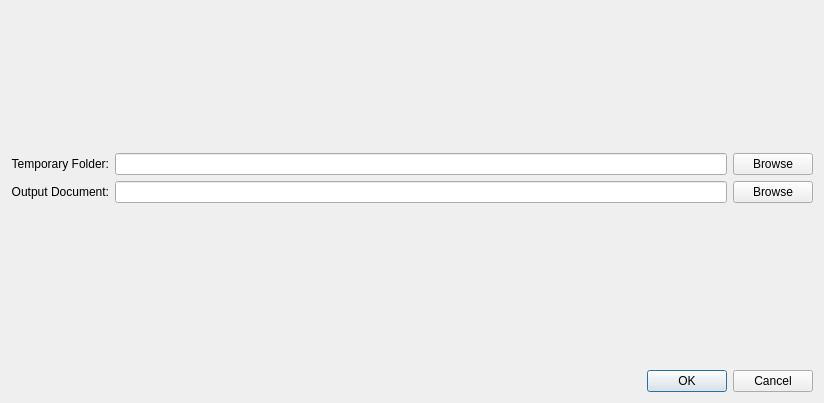
<?xml version="1.0" encoding="UTF-8"?>
<ui version="4.0">
 <class>dialog</class>
 <widget class="QDialog" name="dialog">
  <property name="geometry">
   <rect>
    <x>0</x>
    <y>0</y>
    <width>824</width>
    <height>403</height>
   </rect>
  </property>
  <property name="windowTitle">
   <string>Dialog</string>
  </property>
  <layout class="QVBoxLayout" name="verticalLayout">
   <item>
    <widget class="PresetsWidget" name="presetsWidget" native="true">
     <property name="sizePolicy">
      <sizepolicy hsizetype="Preferred" vsizetype="MinimumExpanding">
       <horstretch>0</horstretch>
       <verstretch>0</verstretch>
      </sizepolicy>
     </property>
    </widget>
   </item>
   <item>
    <spacer name="verticalSpacer1">
     <property name="orientation">
      <enum>Qt::Vertical</enum>
     </property>
     <property name="sizeType">
      <enum>QSizePolicy::Fixed</enum>
     </property>
     <property name="sizeHint" stdset="0">
      <size>
       <width>20</width>
       <height>20</height>
      </size>
     </property>
    </spacer>
   </item>
   <item>
    <layout class="QGridLayout" name="gridLayout">
     <item row="0" column="0">
      <widget class="QLabel" name="tempLabel">
       <property name="text">
        <string>Temporary Folder:</string>
       </property>
       <property name="alignment">
        <set>Qt::AlignRight|Qt::AlignTrailing|Qt::AlignVCenter</set>
       </property>
      </widget>
     </item>
     <item row="0" column="1">
      <widget class="QLineEdit" name="tempLineEdit">
       <property name="readOnly">
        <bool>true</bool>
       </property>
      </widget>
     </item>
     <item row="0" column="2">
      <widget class="QPushButton" name="tempBrowsePushButton">
       <property name="text">
        <string>Browse</string>
       </property>
      </widget>
     </item>
     <item row="1" column="0">
      <widget class="QLabel" name="docLabel">
       <property name="text">
        <string>Output Document:</string>
       </property>
       <property name="alignment">
        <set>Qt::AlignRight|Qt::AlignTrailing|Qt::AlignVCenter</set>
       </property>
      </widget>
     </item>
     <item row="1" column="1">
      <widget class="QLineEdit" name="docLineEdit">
       <property name="readOnly">
        <bool>true</bool>
       </property>
      </widget>
     </item>
     <item row="1" column="2">
      <widget class="QPushButton" name="docBrowsePushButton">
       <property name="text">
        <string>Browse</string>
       </property>
      </widget>
     </item>
    </layout>
   </item>
   <item>
    <spacer name="verticalSpacer2">
     <property name="orientation">
      <enum>Qt::Vertical</enum>
     </property>
     <property name="sizeType">
      <enum>QSizePolicy::Fixed</enum>
     </property>
     <property name="sizeHint" stdset="0">
      <size>
       <width>20</width>
       <height>20</height>
      </size>
     </property>
    </spacer>
   </item>
   <item>
    <widget class="ExportProjectWidget" name="projectExportWidget" native="true">
     <property name="sizePolicy">
      <sizepolicy hsizetype="Preferred" vsizetype="Expanding">
       <horstretch>0</horstretch>
       <verstretch>0</verstretch>
      </sizepolicy>
     </property>
    </widget>
   </item>
   <item>
    <spacer name="verticalSpacer3">
     <property name="orientation">
      <enum>Qt::Vertical</enum>
     </property>
     <property name="sizeType">
      <enum>QSizePolicy::Fixed</enum>
     </property>
     <property name="sizeHint" stdset="0">
      <size>
       <width>20</width>
       <height>20</height>
      </size>
     </property>
    </spacer>
   </item>
   <item>
    <widget class="QDialogButtonBox" name="buttonBox">
     <property name="standardButtons">
      <set>QDialogButtonBox::Cancel|QDialogButtonBox::Ok</set>
     </property>
    </widget>
   </item>
  </layout>
 </widget>
 <customwidgets>
  <customwidget>
   <class>PresetsWidget</class>
   <extends>QWidget</extends>
   <header>gui/widget/presets.h</header>
   <container>1</container>
  </customwidget>
  <customwidget>
   <class>ExportProjectWidget</class>
   <extends>QWidget</extends>
   <header>gui/widget/export/project.h</header>
   <container>1</container>
  </customwidget>
 </customwidgets>
 <resources/>
 <connections>
  <connection>
   <sender>buttonBox</sender>
   <signal>accepted()</signal>
   <receiver>dialog</receiver>
   <slot>accept()</slot>
   <hints>
    <hint type="sourcelabel">
     <x>411</x>
     <y>381</y>
    </hint>
    <hint type="destinationlabel">
     <x>411</x>
     <y>201</y>
    </hint>
   </hints>
  </connection>
  <connection>
   <sender>buttonBox</sender>
   <signal>rejected()</signal>
   <receiver>dialog</receiver>
   <slot>reject()</slot>
   <hints>
    <hint type="sourcelabel">
     <x>411</x>
     <y>381</y>
    </hint>
    <hint type="destinationlabel">
     <x>411</x>
     <y>201</y>
    </hint>
   </hints>
  </connection>
 </connections>
</ui>
